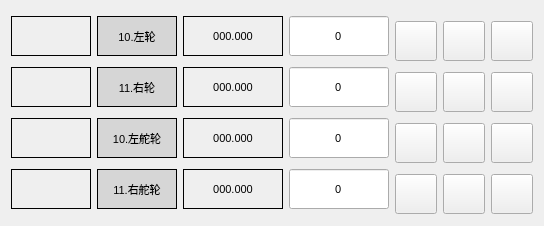
       <widget class="QWidget" name="gridLayoutWidget">
        <property name="geometry">
         <rect>
          <x>23</x>
          <y>580</y>
          <width>531</width>
          <height>226</height>
         </rect>
        </property>
        <layout class="QGridLayout" name="gridLayout_8">
         <item row="3" column="6">
          <widget class="QPushButton" name="btn_moveRel_shaft9_4">
           <property name="minimumSize">
            <size>
             <width>42</width>
             <height>40</height>
            </size>
           </property>
           <property name="maximumSize">
            <size>
             <width>30</width>
             <height>30</height>
            </size>
           </property>
           <property name="font">
            <font>
             <family>等线</family>
             <pointsize>14</pointsize>
            </font>
           </property>
           <property name="cursor">
            <cursorShape>PointingHandCursor</cursorShape>
           </property>
           <property name="styleSheet">
            <string notr="true">border-image: url(:/img/images/icon_moveRel.png);


</string>
           </property>
           <property name="text">
            <string/>
           </property>
          </widget>
         </item>
         <item row="1" column="0">
          <widget class="QLabel" name="label_left_wheel_state">
           <property name="minimumSize">
            <size>
             <width>80</width>
             <height>40</height>
            </size>
           </property>
           <property name="maximumSize">
            <size>
             <width>80</width>
             <height>40</height>
            </size>
           </property>
           <property name="styleSheet">
            <string notr="true">QLabel {
    text-align: center; /* 水平居中文本 */
    vertical-align: middle; /* 垂直居中文本 */
    border: 1px solid black;
    image: url(:/img/images/icon_redLight.png);
}</string>
           </property>
           <property name="text">
            <string/>
           </property>
           <property name="alignment">
            <set>Qt::AlignCenter</set>
           </property>
          </widget>
         </item>
         <item row="3" column="1">
          <widget class="QLabel" name="label_left_wheel_title_3">
           <property name="minimumSize">
            <size>
             <width>80</width>
             <height>40</height>
            </size>
           </property>
           <property name="font">
            <font>
             <family>Arial</family>
             <pointsize>8</pointsize>
            </font>
           </property>
           <property name="styleSheet">
            <string notr="true">QLabel {
	background-color: rgb(214, 214, 214);
    text-align: center; /* 水平居中文本 */
    vertical-align: middle; /* 垂直居中文本 */
    border: 1px solid black;
}</string>
           </property>
           <property name="text">
            <string>10.左舵轮</string>
           </property>
           <property name="alignment">
            <set>Qt::AlignCenter</set>
           </property>
          </widget>
         </item>
         <item row="4" column="5">
          <widget class="QPushButton" name="btn_moveBwd_shaft9_5">
           <property name="minimumSize">
            <size>
             <width>42</width>
             <height>40</height>
            </size>
           </property>
           <property name="maximumSize">
            <size>
             <width>30</width>
             <height>30</height>
            </size>
           </property>
           <property name="font">
            <font>
             <family>等线</family>
             <pointsize>14</pointsize>
            </font>
           </property>
           <property name="cursor">
            <cursorShape>PointingHandCursor</cursorShape>
           </property>
           <property name="styleSheet">
            <string notr="true">border-image: url(:/img/images/icon_moveBwd.png);


</string>
           </property>
           <property name="text">
            <string/>
           </property>
          </widget>
         </item>
         <item row="1" column="3">
          <widget class="QLineEdit" name="lineEdit_setPos_shaft9_2">
           <property name="minimumSize">
            <size>
             <width>100</width>
             <height>40</height>
            </size>
           </property>
           <property name="maximumSize">
            <size>
             <width>120</width>
             <height>50</height>
            </size>
           </property>
           <property name="font">
            <font>
             <family>Arial</family>
             <pointsize>8</pointsize>
            </font>
           </property>
           <property name="text">
            <string>0</string>
           </property>
           <property name="alignment">
            <set>Qt::AlignCenter</set>
           </property>
          </widget>
         </item>
         <item row="2" column="5">
          <widget class="QPushButton" name="btn_moveBwd_shaft9_3">
           <property name="minimumSize">
            <size>
             <width>42</width>
             <height>40</height>
            </size>
           </property>
           <property name="maximumSize">
            <size>
             <width>30</width>
             <height>30</height>
            </size>
           </property>
           <property name="font">
            <font>
             <family>等线</family>
             <pointsize>14</pointsize>
            </font>
           </property>
           <property name="cursor">
            <cursorShape>PointingHandCursor</cursorShape>
           </property>
           <property name="styleSheet">
            <string notr="true">border-image: url(:/img/images/icon_moveBwd.png);


</string>
           </property>
           <property name="text">
            <string/>
           </property>
          </widget>
         </item>
         <item row="2" column="6">
          <widget class="QPushButton" name="btn_moveRel_shaft9_3">
           <property name="minimumSize">
            <size>
             <width>42</width>
             <height>40</height>
            </size>
           </property>
           <property name="maximumSize">
            <size>
             <width>30</width>
             <height>30</height>
            </size>
           </property>
           <property name="font">
            <font>
             <family>等线</family>
             <pointsize>14</pointsize>
            </font>
           </property>
           <property name="cursor">
            <cursorShape>PointingHandCursor</cursorShape>
           </property>
           <property name="styleSheet">
            <string notr="true">border-image: url(:/img/images/icon_moveRel.png);


</string>
           </property>
           <property name="text">
            <string/>
           </property>
          </widget>
         </item>
         <item row="4" column="3">
          <widget class="QLineEdit" name="lineEdit_setPos_shaft9_5">
           <property name="minimumSize">
            <size>
             <width>100</width>
             <height>40</height>
            </size>
           </property>
           <property name="maximumSize">
            <size>
             <width>120</width>
             <height>50</height>
            </size>
           </property>
           <property name="font">
            <font>
             <family>Arial</family>
             <pointsize>8</pointsize>
            </font>
           </property>
           <property name="text">
            <string>0</string>
           </property>
           <property name="alignment">
            <set>Qt::AlignCenter</set>
           </property>
          </widget>
         </item>
         <item row="2" column="2">
          <widget class="QLabel" name="label_right_travel_wheel_pos">
           <property name="minimumSize">
            <size>
             <width>100</width>
             <height>40</height>
            </size>
           </property>
           <property name="font">
            <font>
             <family>Arial</family>
             <pointsize>8</pointsize>
            </font>
           </property>
           <property name="styleSheet">
            <string notr="true">QLabel{
  border:1px solid black;
}</string>
           </property>
           <property name="text">
            <string>000.000</string>
           </property>
           <property name="alignment">
            <set>Qt::AlignCenter</set>
           </property>
          </widget>
         </item>
         <item row="1" column="5">
          <widget class="QPushButton" name="btn_moveBwd_shaft9_2">
           <property name="minimumSize">
            <size>
             <width>42</width>
             <height>40</height>
            </size>
           </property>
           <property name="maximumSize">
            <size>
             <width>30</width>
             <height>30</height>
            </size>
           </property>
           <property name="font">
            <font>
             <family>等线</family>
             <pointsize>14</pointsize>
            </font>
           </property>
           <property name="cursor">
            <cursorShape>PointingHandCursor</cursorShape>
           </property>
           <property name="styleSheet">
            <string notr="true">border-image: url(:/img/images/icon_moveBwd.png);


</string>
           </property>
           <property name="text">
            <string/>
           </property>
          </widget>
         </item>
         <item row="1" column="4">
          <widget class="QPushButton" name="btn_moveFwd_shaft9_2">
           <property name="minimumSize">
            <size>
             <width>42</width>
             <height>40</height>
            </size>
           </property>
           <property name="maximumSize">
            <size>
             <width>30</width>
             <height>30</height>
            </size>
           </property>
           <property name="font">
            <font>
             <family>等线</family>
             <pointsize>14</pointsize>
            </font>
           </property>
           <property name="cursor">
            <cursorShape>PointingHandCursor</cursorShape>
           </property>
           <property name="styleSheet">
            <string notr="true">border-image: url(:/img/images/icon_moveFwd.png);


</string>
           </property>
           <property name="text">
            <string/>
           </property>
          </widget>
         </item>
         <item row="3" column="4">
          <widget class="QPushButton" name="btn_moveFwd_shaft9_4">
           <property name="minimumSize">
            <size>
             <width>42</width>
             <height>40</height>
            </size>
           </property>
           <property name="maximumSize">
            <size>
             <width>30</width>
             <height>30</height>
            </size>
           </property>
           <property name="font">
            <font>
             <family>等线</family>
             <pointsize>14</pointsize>
            </font>
           </property>
           <property name="cursor">
            <cursorShape>PointingHandCursor</cursorShape>
           </property>
           <property name="styleSheet">
            <string notr="true">border-image: url(:/img/images/icon_moveFwd.png);


</string>
           </property>
           <property name="text">
            <string/>
           </property>
          </widget>
         </item>
         <item row="2" column="0">
          <widget class="QLabel" name="label_right_wheel_state">
           <property name="minimumSize">
            <size>
             <width>80</width>
             <height>40</height>
            </size>
           </property>
           <property name="maximumSize">
            <size>
             <width>80</width>
             <height>40</height>
            </size>
           </property>
           <property name="styleSheet">
            <string notr="true">QLabel {
    text-align: center; /* 水平居中文本 */
    vertical-align: middle; /* 垂直居中文本 */
    border: 1px solid black;
    image: url(:/img/images/icon_redLight.png);
}</string>
           </property>
           <property name="text">
            <string/>
           </property>
           <property name="alignment">
            <set>Qt::AlignCenter</set>
           </property>
          </widget>
         </item>
         <item row="3" column="0">
          <widget class="QLabel" name="label_right_steer_wheel_state">
           <property name="minimumSize">
            <size>
             <width>80</width>
             <height>40</height>
            </size>
           </property>
           <property name="maximumSize">
            <size>
             <width>80</width>
             <height>40</height>
            </size>
           </property>
           <property name="styleSheet">
            <string notr="true">QLabel {
    text-align: center; /* 水平居中文本 */
    vertical-align: middle; /* 垂直居中文本 */
    border: 1px solid black;
    image: url(:/img/images/icon_redLight.png);
}</string>
           </property>
           <property name="text">
            <string/>
           </property>
           <property name="alignment">
            <set>Qt::AlignCenter</set>
           </property>
          </widget>
         </item>
         <item row="3" column="5">
          <widget class="QPushButton" name="btn_moveBwd_shaft9_4">
           <property name="minimumSize">
            <size>
             <width>42</width>
             <height>40</height>
            </size>
           </property>
           <property name="maximumSize">
            <size>
             <width>30</width>
             <height>30</height>
            </size>
           </property>
           <property name="font">
            <font>
             <family>等线</family>
             <pointsize>14</pointsize>
            </font>
           </property>
           <property name="cursor">
            <cursorShape>PointingHandCursor</cursorShape>
           </property>
           <property name="styleSheet">
            <string notr="true">border-image: url(:/img/images/icon_moveBwd.png);


</string>
           </property>
           <property name="text">
            <string/>
           </property>
          </widget>
         </item>
         <item row="1" column="2">
          <widget class="QLabel" name="label_left_travel_wheel_pos">
           <property name="minimumSize">
            <size>
             <width>100</width>
             <height>40</height>
            </size>
           </property>
           <property name="font">
            <font>
             <family>Arial</family>
             <pointsize>8</pointsize>
            </font>
           </property>
           <property name="styleSheet">
            <string notr="true">QLabel{
  border:1px solid black;
}</string>
           </property>
           <property name="text">
            <string>000.000</string>
           </property>
           <property name="alignment">
            <set>Qt::AlignCenter</set>
           </property>
          </widget>
         </item>
         <item row="4" column="1">
          <widget class="QLabel" name="label_right_wheel_title_4">
           <property name="minimumSize">
            <size>
             <width>80</width>
             <height>40</height>
            </size>
           </property>
           <property name="font">
            <font>
             <family>Arial</family>
             <pointsize>8</pointsize>
            </font>
           </property>
           <property name="styleSheet">
            <string notr="true">QLabel {
	background-color: rgb(214, 214, 214);
    text-align: center; /* 水平居中文本 */
    vertical-align: middle; /* 垂直居中文本 */
    border: 1px solid black;
}</string>
           </property>
           <property name="text">
            <string>11.右舵轮</string>
           </property>
           <property name="alignment">
            <set>Qt::AlignCenter</set>
           </property>
          </widget>
         </item>
         <item row="4" column="4">
          <widget class="QPushButton" name="btn_moveFwd_shaft9_5">
           <property name="minimumSize">
            <size>
             <width>42</width>
             <height>40</height>
            </size>
           </property>
           <property name="maximumSize">
            <size>
             <width>30</width>
             <height>30</height>
            </size>
           </property>
           <property name="font">
            <font>
             <family>等线</family>
             <pointsize>14</pointsize>
            </font>
           </property>
           <property name="cursor">
            <cursorShape>PointingHandCursor</cursorShape>
           </property>
           <property name="styleSheet">
            <string notr="true">border-image: url(:/img/images/icon_moveFwd.png);


</string>
           </property>
           <property name="text">
            <string/>
           </property>
          </widget>
         </item>
         <item row="4" column="2">
          <widget class="QLabel" name="label_right_steer_wheel_pos">
           <property name="minimumSize">
            <size>
             <width>100</width>
             <height>40</height>
            </size>
           </property>
           <property name="font">
            <font>
             <family>Arial</family>
             <pointsize>8</pointsize>
            </font>
           </property>
           <property name="styleSheet">
            <string notr="true">QLabel{
  border:1px solid black;
}</string>
           </property>
           <property name="text">
            <string>000.000</string>
           </property>
           <property name="alignment">
            <set>Qt::AlignCenter</set>
           </property>
          </widget>
         </item>
         <item row="1" column="6">
          <widget class="QPushButton" name="btn_moveRel_shaft9_2">
           <property name="minimumSize">
            <size>
             <width>42</width>
             <height>40</height>
            </size>
           </property>
           <property name="maximumSize">
            <size>
             <width>30</width>
             <height>30</height>
            </size>
           </property>
           <property name="font">
            <font>
             <family>等线</family>
             <pointsize>14</pointsize>
            </font>
           </property>
           <property name="cursor">
            <cursorShape>PointingHandCursor</cursorShape>
           </property>
           <property name="styleSheet">
            <string notr="true">border-image: url(:/img/images/icon_moveRel.png);


</string>
           </property>
           <property name="text">
            <string/>
           </property>
          </widget>
         </item>
         <item row="3" column="3">
          <widget class="QLineEdit" name="lineEdit_setPos_shaft9_4">
           <property name="minimumSize">
            <size>
             <width>100</width>
             <height>40</height>
            </size>
           </property>
           <property name="maximumSize">
            <size>
             <width>120</width>
             <height>50</height>
            </size>
           </property>
           <property name="font">
            <font>
             <family>Arial</family>
             <pointsize>8</pointsize>
            </font>
           </property>
           <property name="text">
            <string>0</string>
           </property>
           <property name="alignment">
            <set>Qt::AlignCenter</set>
           </property>
          </widget>
         </item>
         <item row="1" column="1">
          <widget class="QLabel" name="label_left_wheel_title_2">
           <property name="minimumSize">
            <size>
             <width>80</width>
             <height>40</height>
            </size>
           </property>
           <property name="font">
            <font>
             <family>Arial</family>
             <pointsize>8</pointsize>
            </font>
           </property>
           <property name="styleSheet">
            <string notr="true">QLabel {
	background-color: rgb(214, 214, 214);
    text-align: center; /* 水平居中文本 */
    vertical-align: middle; /* 垂直居中文本 */
    border: 1px solid black;
}</string>
           </property>
           <property name="text">
            <string>10.左轮</string>
           </property>
           <property name="alignment">
            <set>Qt::AlignCenter</set>
           </property>
          </widget>
         </item>
         <item row="4" column="0">
          <widget class="QLabel" name="label_left_steer_wheel_state">
           <property name="minimumSize">
            <size>
             <width>80</width>
             <height>40</height>
            </size>
           </property>
           <property name="maximumSize">
            <size>
             <width>80</width>
             <height>40</height>
            </size>
           </property>
           <property name="styleSheet">
            <string notr="true">QLabel {
    text-align: center; /* 水平居中文本 */
    vertical-align: middle; /* 垂直居中文本 */
    border: 1px solid black;
    image: url(:/img/images/icon_redLight.png);
}</string>
           </property>
           <property name="text">
            <string/>
           </property>
           <property name="alignment">
            <set>Qt::AlignCenter</set>
           </property>
          </widget>
         </item>
         <item row="3" column="2">
          <widget class="QLabel" name="label_left_steer_wheel_pos">
           <property name="minimumSize">
            <size>
             <width>100</width>
             <height>40</height>
            </size>
           </property>
           <property name="font">
            <font>
             <family>Arial</family>
             <pointsize>8</pointsize>
            </font>
           </property>
           <property name="styleSheet">
            <string notr="true">QLabel{
  border:1px solid black;
}</string>
           </property>
           <property name="text">
            <string>000.000</string>
           </property>
           <property name="alignment">
            <set>Qt::AlignCenter</set>
           </property>
          </widget>
         </item>
         <item row="2" column="3">
          <widget class="QLineEdit" name="lineEdit_setPos_shaft9_3">
           <property name="minimumSize">
            <size>
             <width>100</width>
             <height>40</height>
            </size>
           </property>
           <property name="maximumSize">
            <size>
             <width>120</width>
             <height>50</height>
            </size>
           </property>
           <property name="font">
            <font>
             <family>Arial</family>
             <pointsize>8</pointsize>
            </font>
           </property>
           <property name="text">
            <string>0</string>
           </property>
           <property name="alignment">
            <set>Qt::AlignCenter</set>
           </property>
          </widget>
         </item>
         <item row="2" column="4">
          <widget class="QPushButton" name="btn_moveFwd_shaft9_3">
           <property name="minimumSize">
            <size>
             <width>42</width>
             <height>40</height>
            </size>
           </property>
           <property name="maximumSize">
            <size>
             <width>30</width>
             <height>30</height>
            </size>
           </property>
           <property name="font">
            <font>
             <family>等线</family>
             <pointsize>14</pointsize>
            </font>
           </property>
           <property name="cursor">
            <cursorShape>PointingHandCursor</cursorShape>
           </property>
           <property name="styleSheet">
            <string notr="true">border-image: url(:/img/images/icon_moveFwd.png);


</string>
           </property>
           <property name="text">
            <string/>
           </property>
          </widget>
         </item>
         <item row="4" column="6">
          <widget class="QPushButton" name="btn_moveRel_shaft9_5">
           <property name="minimumSize">
            <size>
             <width>42</width>
             <height>40</height>
            </size>
           </property>
           <property name="maximumSize">
            <size>
             <width>30</width>
             <height>30</height>
            </size>
           </property>
           <property name="font">
            <font>
             <family>等线</family>
             <pointsize>14</pointsize>
            </font>
           </property>
           <property name="cursor">
            <cursorShape>PointingHandCursor</cursorShape>
           </property>
           <property name="styleSheet">
            <string notr="true">border-image: url(:/img/images/icon_moveRel.png);


</string>
           </property>
           <property name="text">
            <string/>
           </property>
          </widget>
         </item>
         <item row="2" column="1">
          <widget class="QLabel" name="label_right_wheel_title">
           <property name="minimumSize">
            <size>
             <width>80</width>
             <height>40</height>
            </size>
           </property>
           <property name="font">
            <font>
             <family>Arial</family>
             <pointsize>8</pointsize>
            </font>
           </property>
           <property name="styleSheet">
            <string notr="true">QLabel {
	background-color: rgb(214, 214, 214);
    text-align: center; /* 水平居中文本 */
    vertical-align: middle; /* 垂直居中文本 */
    border: 1px solid black;
}</string>
           </property>
           <property name="text">
            <string>11.右轮</string>
           </property>
           <property name="alignment">
            <set>Qt::AlignCenter</set>
           </property>
          </widget>
         </item>
        </layout>
       </widget>
